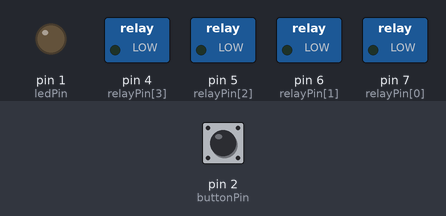
This sketch was run on a simulated Arduino Uno, built with avr-gcc and run on an emulated ATmega328P. Shown: switched loads named in the sketch (green lamp = pin HIGH), output pins drawn as LEDs (lit = HIGH). Dashed ring = blinking. The inputs (shaded band) are chosen by the test bench; at power-on: pin 2 (buttonPin) LOW.

Above: at 1.2 s.
1.3 s: pin 2 (buttonPin) pulled HIGH for 0.15 s
At 3.5 s:
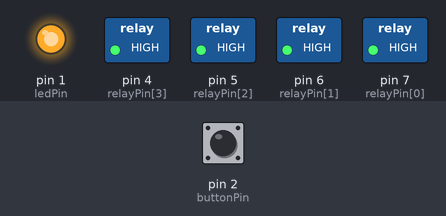
4.3 s: pin 2 (buttonPin) pulled HIGH for 1 s
At 4.42 s:
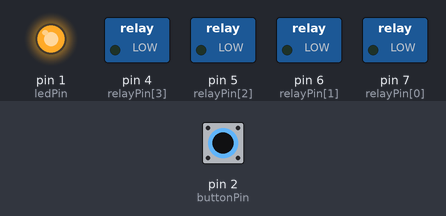
8.3 s: pin 2 (buttonPin) pulled HIGH for 3.2 s
At 10.2 s:
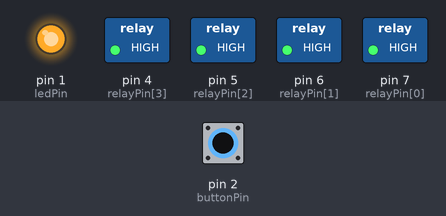
Timing chart, 0 to 14.8 s (numbered marks = the images above; inputs shaded):
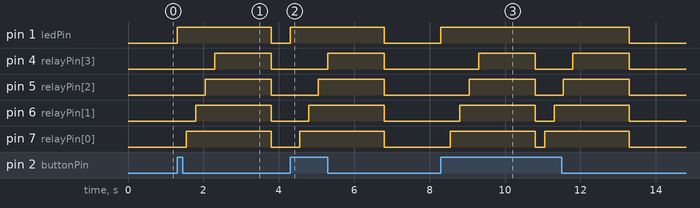

The sketch:

arduino.ino
```cpp
unsigned char relayPin[4] = {7, 6, 5, 4};

const int buttonPin = 2;
const int ledPin =  1;
int buttonState = 0;

void setup() {
  int i;
  for (i = 0; i < 4; i++)
  {
    pinMode(relayPin[i], OUTPUT);
  }
  pinMode(ledPin, OUTPUT);
  pinMode(buttonPin, INPUT);
}

void loop() {
  buttonState = digitalRead(buttonPin);

  if (buttonState == HIGH) {
    digitalWrite(ledPin, HIGH);
    int i = 0;
    for (i = 0; i < 4; i++)
    {
      delay(250);
      digitalWrite(relayPin[i], HIGH);
    }
    delay(1500);
    for (i = 0; i < 4; i++)
    {
      digitalWrite(relayPin[i], LOW);
    }
  } else {
    digitalWrite(ledPin, LOW);
  }
}
```

Measured:
- after the input at 1.3 s, pin 1 (ledPin): LOW → HIGH at once, → LOW 2.5 s later; pin 4 (relayPin[3]): LOW → HIGH after 1.0 s, → LOW 1.5 s later; pin 5 (relayPin[2]): LOW → HIGH after 0.75 s, → LOW 1.8 s later; pin 6 (relayPin[1]): LOW → HIGH after 0.50 s, → LOW 2.0 s later; pin 7 (relayPin[0]): LOW → HIGH after 0.25 s, → LOW 2.3 s later
- after the input at 4.3 s, pin 1 (ledPin): LOW → HIGH at once, → LOW 2.5 s later; pin 4 (relayPin[3]): LOW → HIGH after 1.0 s, → LOW 1.5 s later; pin 5 (relayPin[2]): LOW → HIGH after 0.75 s, → LOW 1.8 s later; pin 6 (relayPin[1]): LOW → HIGH after 0.50 s, → LOW 2.0 s later; pin 7 (relayPin[0]): LOW → HIGH after 0.25 s, → LOW 2.3 s later
- after the input at 8.3 s, pin 1 (ledPin): LOW → HIGH at once, → LOW 5.0 s later; pin 4 (relayPin[3]): alternates HIGH for 1.5 s and LOW for 1.0 s, 4 changes in all, then stays LOW, starting after 1.0 s
